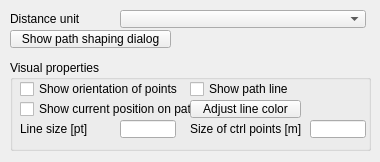
<?xml version="1.0" encoding="UTF-8"?>
<ui version="4.0">
 <class>CQDlgPaths</class>
 <widget class="QDialog" name="CQDlgPaths">
  <property name="geometry">
   <rect>
    <x>0</x>
    <y>0</y>
    <width>380</width>
    <height>162</height>
   </rect>
  </property>
  <property name="windowTitle">
   <string>Path Properties</string>
  </property>
  <property name="locale">
   <locale language="English" country="UnitedStates"/>
  </property>
  <widget class="QGroupBox" name="groupBox">
   <property name="geometry">
    <rect>
     <x>10</x>
     <y>60</y>
     <width>361</width>
     <height>91</height>
    </rect>
   </property>
   <property name="title">
    <string>Visual properties</string>
   </property>
   <property name="flat">
    <bool>false</bool>
   </property>
   <widget class="QCheckBox" name="qqShowOrientation">
    <property name="geometry">
     <rect>
      <x>10</x>
      <y>20</y>
      <width>181</width>
      <height>18</height>
     </rect>
    </property>
    <property name="focusPolicy">
     <enum>Qt::StrongFocus</enum>
    </property>
    <property name="text">
     <string>Show orientation of points</string>
    </property>
   </widget>
   <widget class="QCheckBox" name="qqShowPathLine">
    <property name="geometry">
     <rect>
      <x>180</x>
      <y>20</y>
      <width>161</width>
      <height>18</height>
     </rect>
    </property>
    <property name="focusPolicy">
     <enum>Qt::StrongFocus</enum>
    </property>
    <property name="text">
     <string>Show path line</string>
    </property>
   </widget>
   <widget class="QCheckBox" name="qqShowPosition">
    <property name="geometry">
     <rect>
      <x>10</x>
      <y>40</y>
      <width>191</width>
      <height>18</height>
     </rect>
    </property>
    <property name="focusPolicy">
     <enum>Qt::StrongFocus</enum>
    </property>
    <property name="text">
     <string>Show current position on path</string>
    </property>
   </widget>
   <widget class="QLabel" name="label">
    <property name="geometry">
     <rect>
      <x>10</x>
      <y>60</y>
      <width>101</width>
      <height>18</height>
     </rect>
    </property>
    <property name="text">
     <string>Line size [pt]</string>
    </property>
   </widget>
   <widget class="QLineEdit" name="qqLineSize">
    <property name="geometry">
     <rect>
      <x>110</x>
      <y>60</y>
      <width>56</width>
      <height>18</height>
     </rect>
    </property>
   </widget>
   <widget class="QLabel" name="label_2">
    <property name="geometry">
     <rect>
      <x>180</x>
      <y>60</y>
      <width>121</width>
      <height>18</height>
     </rect>
    </property>
    <property name="text">
     <string>Size of ctrl points [m]</string>
    </property>
   </widget>
   <widget class="QLineEdit" name="qqControlPointSize">
    <property name="geometry">
     <rect>
      <x>300</x>
      <y>60</y>
      <width>56</width>
      <height>18</height>
     </rect>
    </property>
   </widget>
   <widget class="QToolButton" name="qqAdjustColor">
    <property name="geometry">
     <rect>
      <x>180</x>
      <y>40</y>
      <width>111</width>
      <height>18</height>
     </rect>
    </property>
    <property name="focusPolicy">
     <enum>Qt::StrongFocus</enum>
    </property>
    <property name="text">
     <string>Adjust line color</string>
    </property>
   </widget>
  </widget>
  <widget class="QComboBox" name="qqDistanceCombo">
   <property name="geometry">
    <rect>
     <x>120</x>
     <y>10</y>
     <width>246</width>
     <height>18</height>
    </rect>
   </property>
  </widget>
  <widget class="QLabel" name="label_3">
   <property name="geometry">
    <rect>
     <x>10</x>
     <y>10</y>
     <width>111</width>
     <height>18</height>
    </rect>
   </property>
   <property name="text">
    <string>Distance unit</string>
   </property>
  </widget>
  <widget class="QToolButton" name="qqShowShapingDialog">
   <property name="geometry">
    <rect>
     <x>10</x>
     <y>30</y>
     <width>161</width>
     <height>18</height>
    </rect>
   </property>
   <property name="focusPolicy">
    <enum>Qt::StrongFocus</enum>
   </property>
   <property name="text">
    <string>Show path shaping dialog</string>
   </property>
   <property name="checkable">
    <bool>true</bool>
   </property>
  </widget>
 </widget>
 <tabstops>
  <tabstop>qqDistanceCombo</tabstop>
  <tabstop>qqShowShapingDialog</tabstop>
  <tabstop>qqShowOrientation</tabstop>
  <tabstop>qqShowPathLine</tabstop>
  <tabstop>qqShowPosition</tabstop>
  <tabstop>qqAdjustColor</tabstop>
  <tabstop>qqLineSize</tabstop>
  <tabstop>qqControlPointSize</tabstop>
 </tabstops>
 <resources/>
 <connections/>
</ui>
